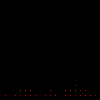
Frame 1 (no input)
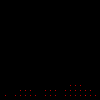
Frame 60 (the mouse pressed at the canvas centre just before this capture)
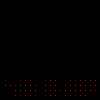
Frame 120 (the mouse held since frame 60 and released just before this capture)

The Processing sketch that drew these frames (run headless with seeded random() and noise(); from frame 60 on, the mouse is pressed at the canvas centre):

// Processing sketch: LightBox
// ── LightBox.pde
/**
 * Preview the lightbox animations
 */

int frame = 0;

Blob[] blobs = new Blob[5];

void setup() {
  size(100,100);
  frameRate(10);
  colorMode(HSB,100);
  blendMode(ADD);
  
  blobs[0] = new Blob(5, 5);
  blobs[1] = new Blob(25, 12);
  blobs[2] = new Blob(50, 10);
  blobs[3] = new Blob(75, 15);
  blobs[4] = new Blob(90, 8);
}

void draw() {
  background(0);
  for (int y = 0; y < height; y += 5) {
    for (int x = 0; x < width; x += 5) {
      for (int b = 0; b < blobs.length; ++b) {
        stroke(blobs[b].getPixel(x, y));
        point(x, y);
      }
    }
  }
  ++frame;
  for (int b = 0; b < blobs.length; ++b) {
    blobs[b].move();
  }
}

color getColorHSB(int x, int y) {
  int h = 0 * 100 / 360;
  int s = 100;
  int b = 100;
  return color(h, s, b);
}

color getColorRGB(int x, int y) {
  int r = 100;
  int g = 0;
  int b = 0;
  return color(r, g, b);
}

color getColorHues(int x, int y, int frame) {
  int h = (x + y + frame) % 360 * 100 / 360;
  int s = 100;
  int b = 100;
  return color(h, s, b);
}

color getColorRing(int x, int y, int frame) {
  // calc the distance from the pixel to the ring center
  float dx = x - 50;
  float dy = y - 50;
  float dsq = dx*dx + dy*dy; // work in squared space to avoid a sqrt.  Also gives a nice fade effect.
  
  // calc the size of the ring based on the frame number (gives animation)
  float rad = (frame % 100);
  float radsq = rad*rad;
  
  // calc the distance from the pixel to the ring
  float diff = Math.abs(dsq - radsq); // difference in radii squared
  float val = 100 - diff; // The ring is full brightness.  brightness falls off further from the ring.
  float b = val > 0 ? val : 0; // clip to avoid negative values
  
  return color(240 * 100 / 360, 100, b); // 240=blue
}

class Blob {
  private final static float tempTop = 0;
  private final static float tempBottom = 100;
  private final static float kBuoy = 0.005;
  private final static float kA = 0.01;

  private final float blobRadius;
  private final float blobRadius2;
  private final float kT; // = 0.05;
  private final color blobColor = color(0 * 100 / 360, 100, 100);
  private final color bkgColor = color(0,0,0);
  
  private float blobx;
  private float blobxv;
  private float bloby = height;
  private float blobyv = 0;
  private float blobTemp = 50;

  public Blob(int x, int r) {
    blobx = x;
    blobRadius = r;
    
    blobRadius2 = blobRadius * blobRadius;
    kT = 5.0 / blobRadius2;
    blobxv = (float)x / (20 * width);
  }
  
  public void move()
  {
    // float blob
    float ytemp = bloby; // Need to interpolate for anything other than height=100
    float tempDiff = ytemp - blobTemp; // positive=blob is colder than surround
    float buoyancy = kBuoy * (tempDiff + 50 - bloby); // negative=accelerate up
    float blobya = kA * buoyancy / (1 + blobyv*blobyv);
    blobTemp += kT * tempDiff;
    blobyv += blobya;
    bloby += blobyv;
    blobx += blobxv * Math.abs(blobyv);
    
    if (bloby < 0) {
      bloby = 0;
      blobyv = 0;
    }
    else if (bloby > height) {
      bloby = height;
      blobyv = 0;
    }
    
    if (blobx < 0 || blobx > width) {
      blobxv = -blobxv;
    }
  }

  public color getPixel(int x, int y)
  {
    // calc the distance from the pixel to the blob center
    float dx = x - blobx;
    float dy = y - bloby;
    float dsq = dx*dx + dy*dy; // work in squared space to avoid a sqrt.
    
    // calc the distance from the pixel to the blob
    return dsq <= blobRadius2 ? blobColor : bkgColor;
  }
}
